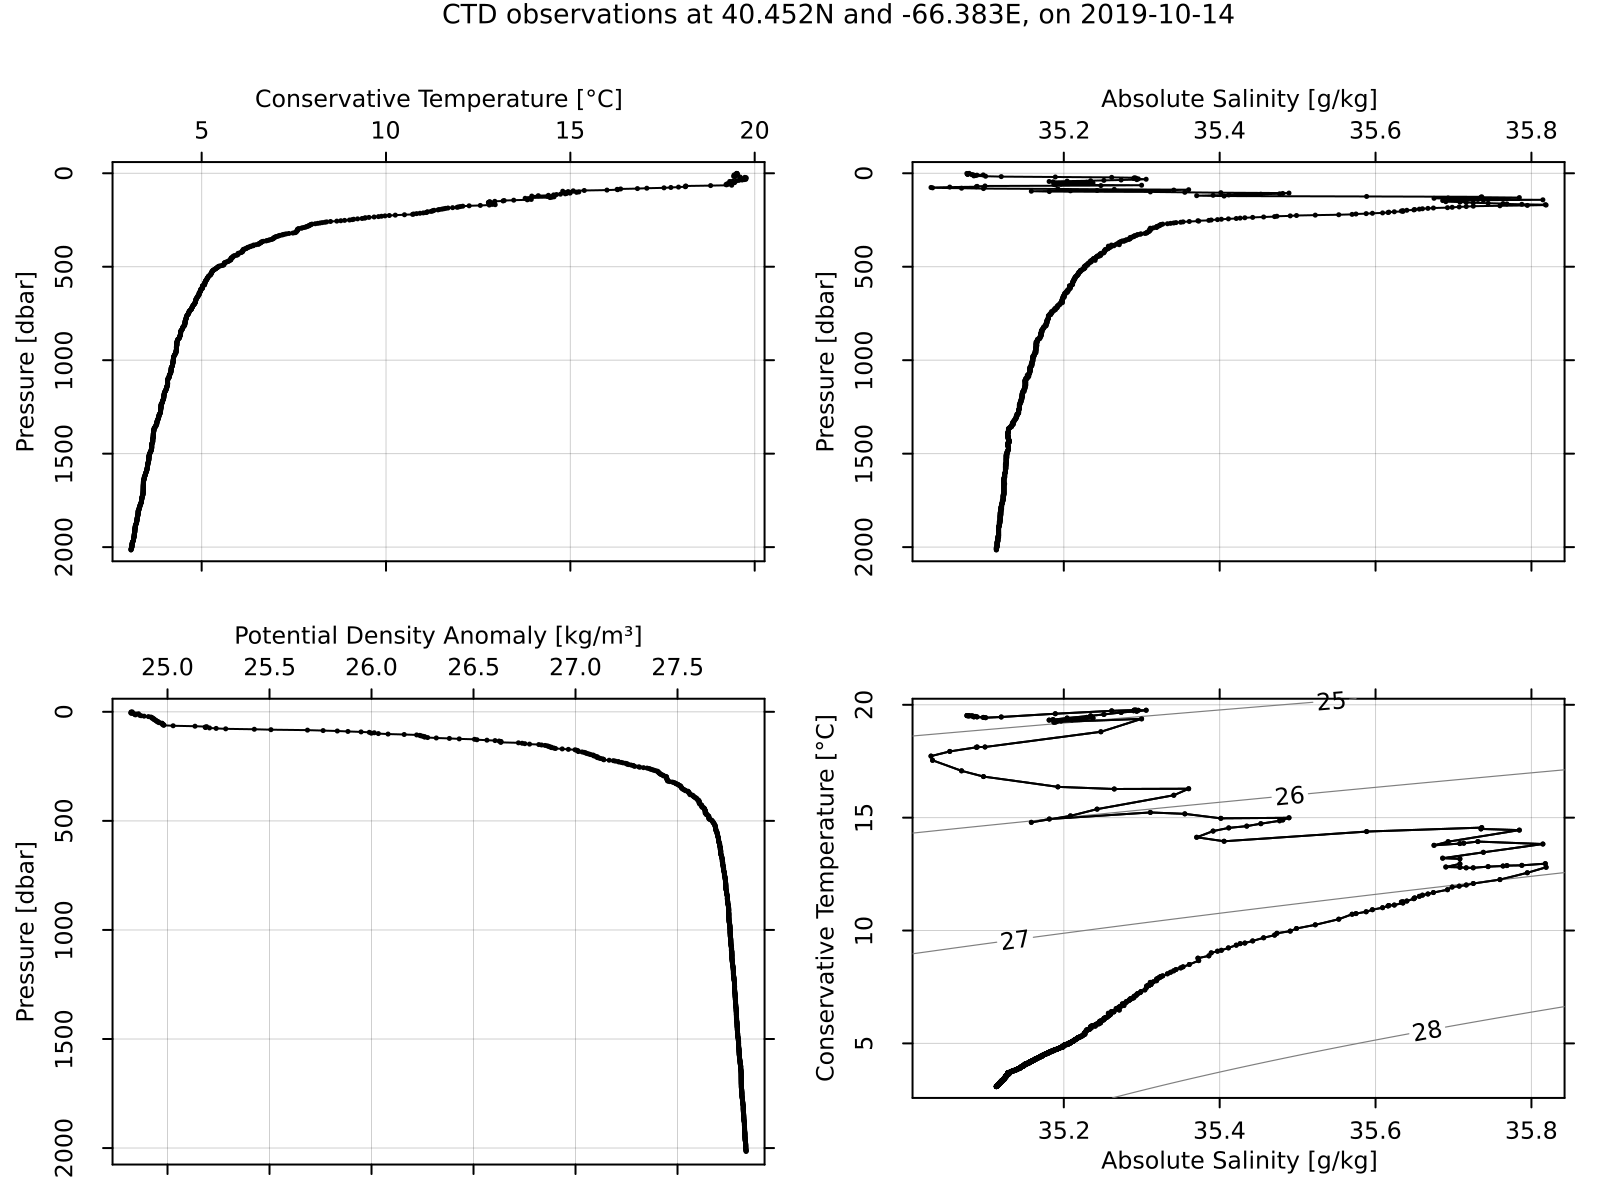

Here is the Julia script that generated this plot:
# Read and plot a built-in Argo file
using OceanAnalysis, Dates, Measures, Plots, Printf
filename = joinpath(dirname(dirname(pathof(OceanAnalysis))), "data",
    "D4902911_095.nc")
argo = read_argo(filename)
ctd = as_ctd(argo)
p1 = plot_profile(ctd; which="CT");
p2 = plot_profile(ctd; which="SA");
p3 = plot_profile(ctd; which="sigma0");
p4 = plot_TS(ctd);
title = @sprintf("CTD observations at %.3fN and %.3fE, on %s",
    ctd.metadata["latitude"], ctd.metadata["longitude"],
    Dates.format(ctd.metadata["time"], "yyyy-mm-dd"))
plot(p1, p2, p3, p4, layout=(2, 2), size=(800, 600), margin=0.25cm,
    dpi=200, plot_title=title, plot_titlefontsize=9)
savefig("argo_profile.png")
